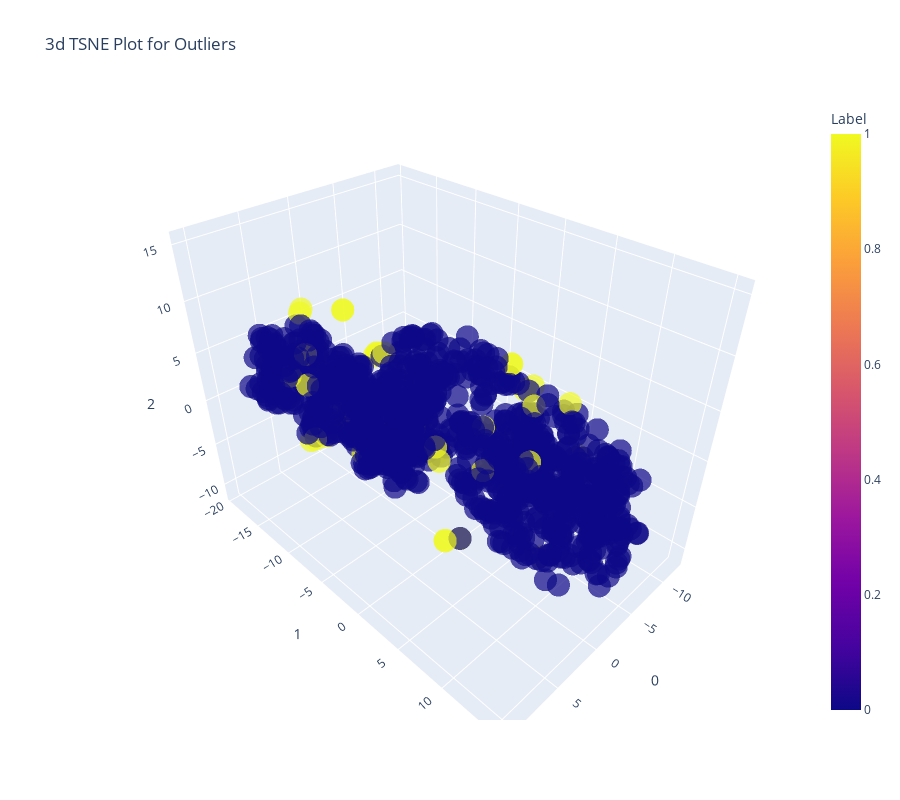

The cell this chart's notebook holds for it:
### Code cell
## creating a model
knn=create_model('knn')
## plotting a model
plot_model(knn)

### Figure 1 — Plotly figure (JSON) as saved in the notebook; plotly's stock layout.template omitted (floating-point values rounded to 4 significant figures; data arrays with more than 128 entries replaced by an {"elided": "..."} marker saying what was removed)
{"data": [{"customdata": {"elided": "1000x1 float values"}, "hoverlabel": {"namelength": 0}, "hovertemplate": "0=%{x}<br>1=%{y}<br>2=%{z}<br>Feature=%{customdata[0]}<br>Label=%{marker.color}", "legendgroup": "", "marker": {"color": {"elided": "1000 int values"}, "coloraxis": "coloraxis", "opacity": 0.7, "symbol": "circle"}, "mode": "markers", "name": "", "scene": "scene", "showlegend": false, "type": "scatter3d", "x": {"elided": "1000 float values"}, "y": {"elided": "1000 float values"}, "z": {"elided": "1000 float values"}}], "layout": {"coloraxis": {"colorbar": {"title": {"text": "Label"}}, "colorscale": [[0, "#0d0887"], [0.1111, "#46039f"], [0.2222, "#7201a8"], [0.3333, "#9c179e"], [0.4444, "#bd3786"], [0.5556, "#d8576b"], [0.6667, "#ed7953"], [0.7778, "#fb9f3a"], [0.8889, "#fdca26"], [1, "#f0f921"]]}, "height": 800, "legend": {"tracegroupgap": 0}, "scene": {"domain": {"x": [0, 1], "y": [0, 1]}, "xaxis": {"title": {"text": "0"}}, "yaxis": {"title": {"text": "1"}}, "zaxis": {"title": {"text": "2"}}}, "title": {"text": "3d TSNE Plot for Outliers"}, "width": 900}}
